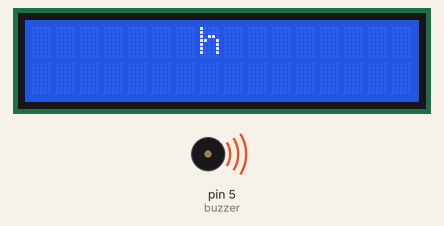
Simulated run of this sketch. Board: Arduino Uno, built with avr-gcc and run on an emulated ATmega328P. Shown: 16×2 character LCD, buzzer (waves = sounding). Random numbers use the default seed unless the sketch sets one.

Above: at 0.1 s.
At 9.2 s:
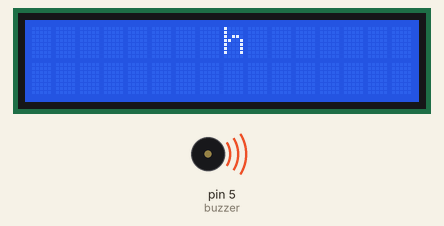
At 19.2 s:
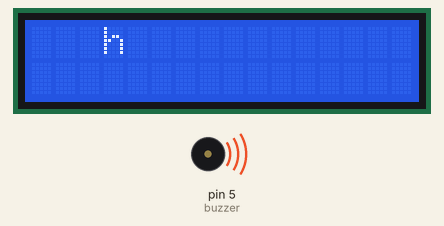
At 39.14 s:
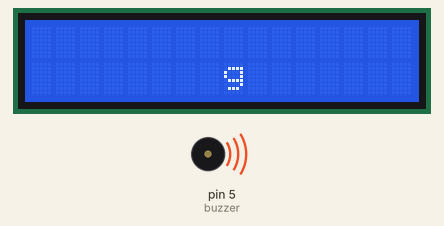
Timing chart, 0 to 40.0 s (numbered marks = the images above):
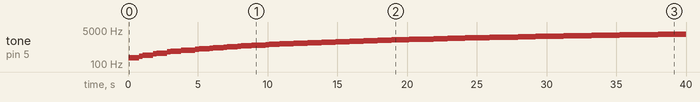

The sketch:

Lab10_Task4.ino
```cpp
//
//                        Lab10_Task4
//
//
//Name: Keaton Raymond and Amyleila Mejia
//Date:11/7/2019
//Class: ECE 1001-005
//
//
//Problem Statement:
//the buzzer plays a 200 hz sound for .25 seconds with the first h displayed
//frequency increases by 50 hz for each "h" displayed
//when g displays increase by 25 hz
//display h for .75 sec
//display g for .25 sec
//when the tone reaches 3500 hz, enter an infinite loop
//
//
//              ^^^^ Algorithm ^^^^
//
//    define and initialize variables
//      define buzzer 5
//      int h and g
//      int sound 200
//      initialize LCD
//
//    setup function
//      set pin mode for buzzer and setup LDC
//
//    loop function
//      h and g random 16
//      set cursor to h, 0 and print h
//      play the buzzer sound and keep h displayed for .75 sec
//      add 50 to sound
//      clear lcd
//
//      set cursor to g, 1 and print g
//      play buzzer sound and keep g displayed for .25 sec
//      add 25 to sound
//      clear ldc
//
//      while sound >= 3500 delay 10
//

#define buzzer 5
int h;
int g;
int sound = 200;
#include <LiquidCrystal.h>
LiquidCrystal lcd(13, 12, 11, 10, 9, 8);

void setup()
{
  pinMode(buzzer, OUTPUT);
  // initialize the lcd display to 2 lines, 16 wide and clear
  lcd.begin(16, 2);
  lcd.clear();
}

void loop()
{
  h=random(16);
  g=random(16);

  //display h in a random position on the top line and play sound for .75 sec
  lcd.setCursor(h,0);
  lcd.print("h");
  tone(buzzer, sound, 750);
  delay(750);
  sound += 50; //add 50 to sound value
  lcd.clear();

  //display g in a random position on the bottom line and play a sound for .25 sec
  lcd.setCursor(g,1);
  lcd.print("g");
  tone(buzzer, sound, 250);
  delay(250);
  sound += 25; //add 25 to sound value
  lcd.clear();

  //infinite while loop for when the sound reaches 3500
  while(sound >= 3500)
  {
    delay(10);
  }

}
```

Measured:
- by itself, tone on pin 5 (buzzer): plays 200 Hz for 0.75 s, 250 Hz for 0.25 s, 275 Hz for 0.75 s, 325 Hz for 0.25 s, 350 Hz for 0.75 s, 400 Hz for 0.25 s … (79 notes in this stretch)
- what the display in image 1 shows lasts 0.8 s, from 9.1 s to 9.9 s
